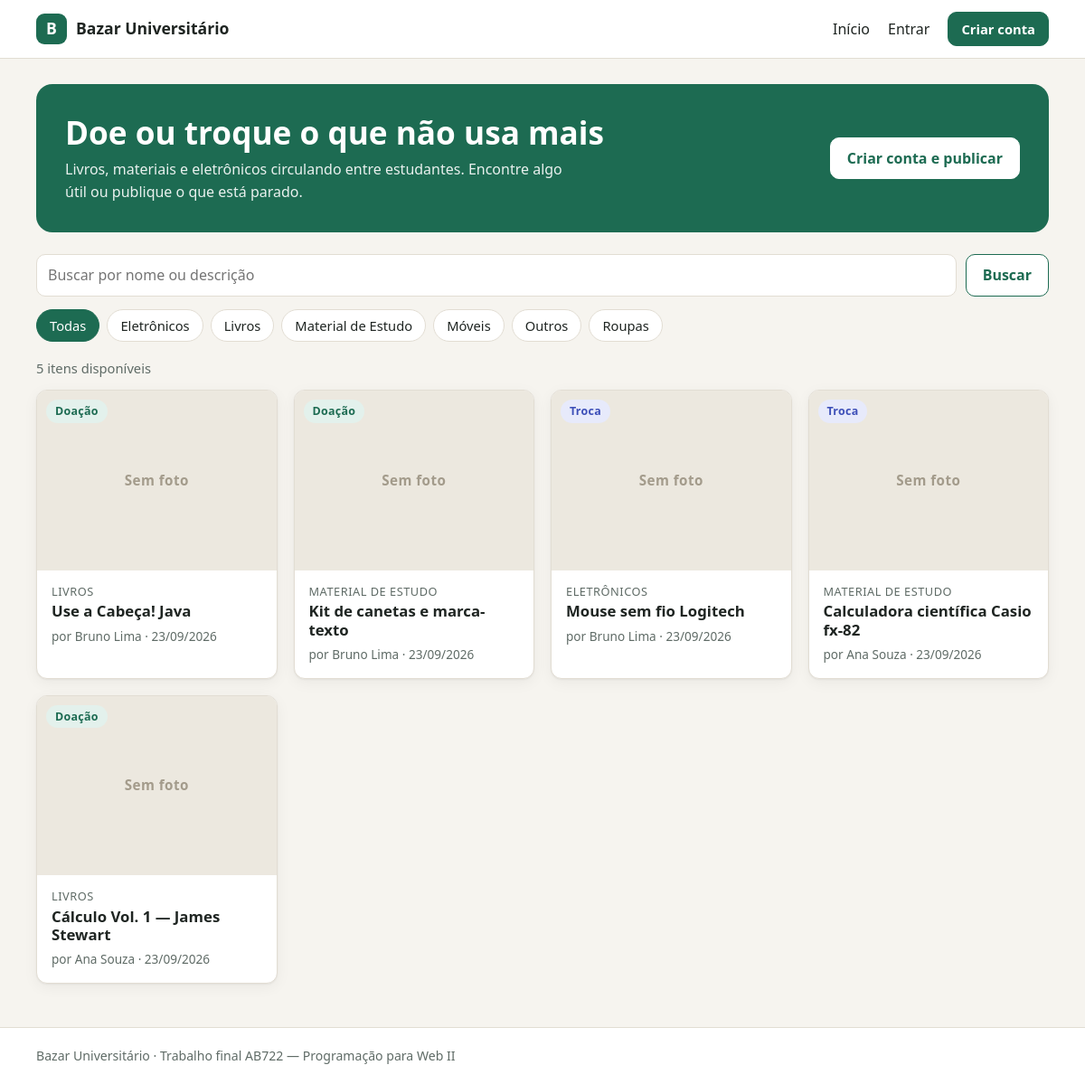
The page / on the database its author committed.
### tables this page shows
CREATE TABLE IF NOT EXISTS categorias (
    id INT AUTO_INCREMENT PRIMARY KEY,
    nome VARCHAR(60) NOT NULL UNIQUE
);

CREATE TABLE IF NOT EXISTS itens (
    id INT AUTO_INCREMENT PRIMARY KEY,
    usuario_id INT NOT NULL,
    categoria_id INT NOT NULL,
    nome VARCHAR(120) NOT NULL,
    descricao TEXT,
    tipo ENUM('doacao', 'troca') NOT NULL,
    status ENUM('disponivel', 'concluido') DEFAULT 'disponivel',
    foto VARCHAR(255) NULL,
    criado_em DATETIME DEFAULT CURRENT_TIMESTAMP,
    FOREIGN KEY (usuario_id) REFERENCES usuarios(id),
    FOREIGN KEY (categoria_id) REFERENCES categorias(id),
    INDEX idx_itens_status (status)
);

CREATE TABLE IF NOT EXISTS usuarios (
    id INT AUTO_INCREMENT PRIMARY KEY,
    nome VARCHAR(100) NOT NULL,
    email VARCHAR(150) NOT NULL UNIQUE,
    senha_hash VARCHAR(255) NOT NULL,
    criado_em DATETIME DEFAULT CURRENT_TIMESTAMP
);

### src/View/itens/_card.php (the view, shortened to what the rows shown need)
<article class="card">
    <a href="<?= $this->url('/itens/' . $item->getId()) ?>" class="card__link">
        <div class="card__foto">
            <?php if ($item->getFoto()): ?>
                <img src="<?= $this->url('/uploads/' . $item->getFoto()) ?>" alt="Foto de <?= $this->e($item->getNome()) ?>" loading="lazy">
            <?php else: ?>
                <span class="card__sem-foto">Sem foto</span>
            <?php endif; ?>
            <span class="selo selo--<?= $this->e($item->getTipo()) ?>"><?= $this->e($item->getRotuloTipo()) ?></span>
        </div>
        <div class="card__corpo">
            <p class="card__categoria"><?= $this->e($item->getNomeCategoria()) ?></p>
            <h3 class="card__titulo"><?= $this->e($item->getNome()) ?></h3>
            <p class="card__meta">por <?= $this->e($item->getNomeDono()) ?> · <?= $this->e($this->data($item->getCriadoEm())) ?></p>
        </div>
    </a>
</article>

### src/Core/Router.php (shortened to what the rows shown need)
<?php
final class Router
{
    private array $rotas = [];
    private function adicionar(string $metodo, string $caminho, array $acao): void
    {
        $padrao = preg_replace('#\{[a-zA-Z_]+\}#', '(\d+)', $caminho);
        $this->rotas[] = [
            'metodo' => $metodo,
            'padrao' => '#^' . $padrao . '$#',
            'acao'   => $acao,
        ];
    }
    public function despachar(string $metodo, string $caminho): void
    {
        foreach ($this->rotas as $rota) {
            if (!preg_match($rota['padrao'], $caminho, $parametros)) {
                continue;
            }
            $acao   = $rota['acao'][1];
            $controller = new $classe();
            if (isset($parametros[1])) {
                $controller->$acao((int) $parametros[1]);
            } else {
                $controller->$acao();
            }
            return;
        }
        throw HttpException::naoEncontrado();
    }
}

### src/View/home/index.php (shortened to what the rows shown need)
<section class="destaque">
    <div>
        <h1>Doe ou troque o que não usa mais</h1>
        <p>Livros, materiais e eletrônicos circulando entre estudantes. Encontre algo útil ou publique o que está parado.</p>
    </div>
    <?php if (!$this->usuarioLogado()): ?>
        <a href="<?= $this->url('/cadastro') ?>" class="botao">Criar conta e publicar</a>
    <?php else: ?>
        <a href="<?= $this->url('/itens/novo') ?>" class="botao">+ Publicar item</a>
    <?php endif; ?>
</section>
<form action="<?= $this->url('/') ?>" method="get" class="filtros">
    <label class="filtros__campo">
        <input type="search" name="busca" value="<?= $this->e($busca) ?>" placeholder="Buscar por nome ou descrição" maxlength="100">
    </label>
    <button type="submit" class="botao botao--secundario">Buscar</button>
</form>
<nav class="categorias" aria-label="Categorias">
    <a href="<?= $this->url('/') ?>" class="chip <?= $categoriaAtualId === null ? 'chip--ativo' : '' ?>">Todas</a>
    <?php foreach ($categorias as $categoria): ?>
        <a href="<?= $this->url('/?categoria=' . $categoria->getId()) ?>"
           class="chip <?= $categoria->getId() === $categoriaAtualId ? 'chip--ativo' : '' ?>">
            <?= $this->e($categoria->getNome()) ?>
        </a>
    <?php endforeach; ?>
</nav>
<p class="contagem"><?= count($itens) ?> <?= count($itens) === 1 ? 'item disponível' : 'itens disponíveis' ?></p>
<?php if ($itens === []): ?>
    <div class="vazio">
        <p>Nenhum item encontrado<?= $categoriaAtualId !== null || $busca !== '' ? ' com esses filtros' : '' ?>.</p>
        <?php if ($this->usuarioLogado()): ?>
            <a href="<?= $this->url('/itens/novo') ?>" class="botao">Publique o primeiro</a>
        <?php endif; ?>
    </div>
<?php else: ?>
    <div class="grade">
        <?php foreach ($itens as $item): ?>
            <?= $this->parcial('itens/_card', ['item' => $item]) ?>
        <?php endforeach; ?>
    </div>
<?php endif; ?>

### rows shown on the page
categorias: nome "Eletrônicos"
categorias: nome "Livros"
categorias: nome "Material de Estudo"
categorias: nome "Móveis"
categorias: nome "Outros"
categorias: nome "Roupas"
itens: shows "Sem foto", RotuloTipo "Doação", categoria.nome "LIVROS", nome "Use a Cabeça! Java", usuario.nome "Bruno Lima", CriadoEm "23/09/2026"
itens: shows "Sem foto", RotuloTipo "Doação", categoria.nome "MATERIAL DE ESTUDO", nome "Kit de canetas e marca-texto", usuario.nome "Bruno Lima", CriadoEm "23/09/2026"
itens: shows "Sem foto", RotuloTipo "Troca", categoria.nome "ELETRÔNICOS", nome "Mouse sem fio Logitech", usuario.nome "Bruno Lima", CriadoEm "23/09/2026"
itens: shows "Sem foto", RotuloTipo "Troca", categoria.nome "MATERIAL DE ESTUDO", nome "Calculadora científica Casio fx-82", usuario.nome "Ana Souza", CriadoEm "23/09/2026"
itens: shows "Sem foto", RotuloTipo "Doação", categoria.nome "LIVROS", nome "Cálculo Vol. 1 — James Stewart", usuario.nome "Ana Souza", CriadoEm "23/09/2026"

### other values the page prints
$this->e($this->nomeApp()) "Bazar Universitário"
count($itens) "5"
